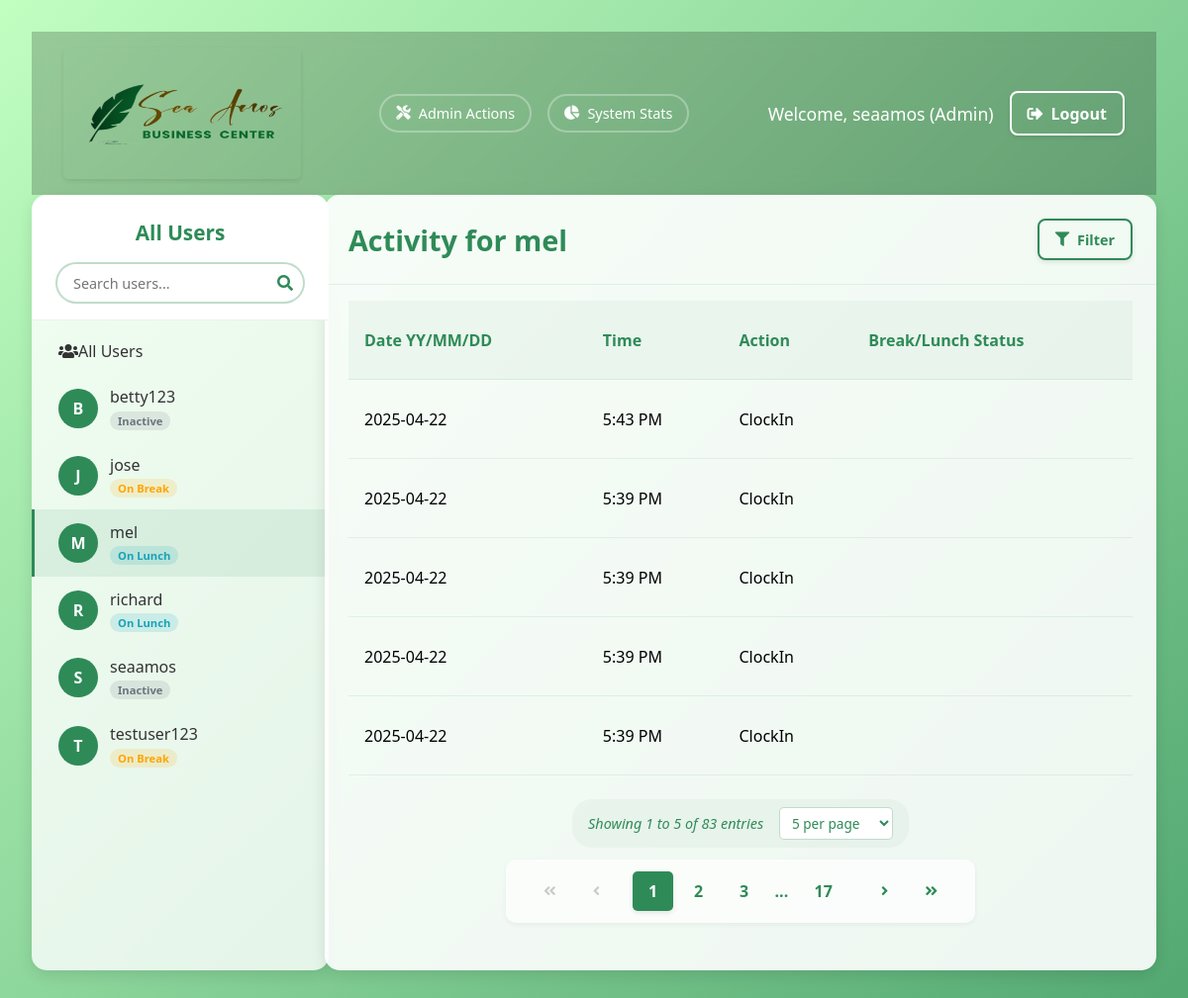
Screenshot of /admin-dashboard/?user=2 (signed in) with the database file from the repository.
### attendance_app/models.py (models this page shows, shortened)
class AttendanceLog(models.Model):
    user = models.ForeignKey(User, on_delete=models.CASCADE)
    timestamp = models.DateTimeField(auto_now_add=True)
    action = models.CharField(max_length=50)
    note = models.TextField(blank=True, null=True)  # Optional note field

### attendance_app/views.py (the view)
# urls.py: path('admin-dashboard/', views.admin_dashboard, name='admin_dashboard'),
@user_passes_test(lambda u: u.is_superuser)
def admin_dashboard(request):
    selected_user = request.GET.get('user')
    selected_date = request.GET.get('date')
    page_size = request.GET.get('size', '5')
    try:
        page_size = int(page_size)
        if page_size not in [5, 10, 25, 50]:
            page_size = 5
    except ValueError:
        page_size = 5
    logs_query = AttendanceLog.objects.select_related('user')
    if selected_user:
        logs_query = logs_query.filter(user_id=selected_user)
        selected_user_obj = User.objects.get(id=selected_user)
    else:
        selected_user_obj = None
    if selected_date:
        try:
            filter_date = datetime.strptime(selected_date, '%Y-%m-%d').date()
            logs_query = logs_query.filter(timestamp__date=filter_date)
        except ValueError:
            pass
    logs = logs_query.order_by('-timestamp')
    page = request.GET.get('page', 1)
    paginator = Paginator(logs, page_size)
    try:
        page_obj = paginator.page(page)
    except PageNotAnInteger:
        page_obj = paginator.page(1)
    except EmptyPage:
        page_obj = paginator.page(paginator.num_pages)
    users = User.objects.all().order_by('username')
    today = date.today()
    total_users = User.objects.count()
    clocked_in_users = set()
    break_users = set()
    lunch_users = set()
    for user_obj in users:
        clock_ins_today = AttendanceLog.objects.filter(
            user=user_obj,
            action='clock_in',
            timestamp__date=today
        ).count()
        clock_outs_today = AttendanceLog.objects.filter(
            user=user_obj,
            action='clock_out',
            timestamp__date=today
        ).count()
        if clock_ins_today > clock_outs_today:
            clocked_in_users.add(user_obj.id)
            try:
                time_allocation = DailyTimeAllocation.objects.get(user=user_obj, date=today)
                if time_allocation.break1_start_time or time_allocation.break2_start_time:
                    break_users.add(user_obj.id)
                if time_allocation.lunch_start_time:
                    lunch_users.add(user_obj.id)
            except DailyTimeAllocation.DoesNotExist:
                pass
    user_time_allocations = defaultdict(dict)
    user_date_pairs = logs.values('user_id', 'timestamp__date').distinct()
    for pair in user_date_pairs:
        user_id = pair['user_id']
        log_date = pair['timestamp__date']
        time_allocation, _ = DailyTimeAllocation.objects.get_or_create(
            user_id=user_id,
            date=log_date
        )
        user_time_allocations[user_id][log_date] = time_allocation
    context = {
        'logs': page_obj,
        'page_obj': page_obj,
        'users': users,
        'selected_user': selected_user,
        'selected_user_obj': selected_user_obj,
        'selected_date': selected_date,
        'total_users': total_users,
        'users_clocked_in': len(clocked_in_users),
        'users_on_break': len(break_users),
        'users_on_lunch': len(lunch_users),
        'user_time_allocations': dict(user_time_allocations),
        'clocked_in_users': clocked_in_users,
        'break_users': break_users,
        'lunch_users': lunch_users,
    }
    return render(request, 'admin_dashboard.html', context)

### attendance_app/templates/admin_dashboard.html (shortened to what this page needs)
{% load static %}
{% load custom_filters %}
<!DOCTYPE html>
<html lang="en">
<head>
    <link rel="stylesheet" href="https://cdnjs.cloudflare.com/ajax/libs/font-awesome/5.15.3/css/all.min.css">
    <link rel="stylesheet" href="https://cdnjs.cloudflare.com/ajax/libs/flatpickr/4.6.13/flatpickr.min.css">
    <link rel="stylesheet" href="{% static 'css/admin_dashboard.css' %}">
</head>
<body>
    <nav class="navbar">
        <div class="navbar-left">
            <div class="logo-container">
                <img src="{% static 'images/logo.jpeg' %}" alt="Company Logo" class="company-logo">
            </div>
        </div>
        <div class="navbar-center">
            <div class="dropdown">
                <button class="dropdown-btn">
                    <i class="fas fa-tools"></i> Admin Actions
                </button>
            </div>
            <div class="dropdown">
                <button class="dropdown-btn">
                    <i class="fas fa-chart-pie"></i> System Stats
                </button>
            </div>
        </div>
        <div class="navbar-right">
            <span class="welcome-text">Welcome, {{ user.username }} (Admin)</span>
            <a href="{% url 'logout' %}" class="btn btn-outline-light logout-btn">
                <i class="fas fa-sign-out-alt"></i> Logout
            </a>
        </div>
    </nav>
    <div class="main-container">
        <div class="sidebar users-sidebar">
            <div class="sidebar-header sticky-header">
                <h3 class="sidebar-title">All Users</h3>
                <div class="search-container">
                    <input type="text" id="user-search" class="search-input" placeholder="Search users...">
                    <i class="fas fa-search search-icon"></i>
                </div>
            </div>
            <div class="users-list">
                <a href="{% url 'admin_dashboard' %}" class="user-item {% if not selected_user %}active{% endif %}">
                    <i class="fas fa-users"></i>
                    <span class="user-name">All Users</span>
                </a>
                {% for user_item in users %}
                <a href="{% url 'admin_dashboard' %}?user={{ user_item.id }}"
                   class="user-item {% if selected_user == user_item.id|stringformat:'i' %}active{% endif %}"
                   data-username="{{ user_item.username|lower }}">
                    <div class="user-avatar">{{ user_item.username|make_list|first|upper }}</div>
                    <div class="user-info">
                        <span class="user-name">{{ user_item.username }}</span>
                        <span class="user-status">
                            {% with user_id=user_item.id %}
                                {% if user_id in clocked_in_users %}
                                    {% if user_id in break_users %}
                                        <span class="status-badge break">On Break</span>
                                    {% elif user_id in lunch_users %}
                                        <span class="status-badge lunch">On Lunch</span>
                                    {% else %}
                                        <span class="status-badge active">Active</span>
                                    {% endif %}
                                {% else %}
                                    <span class="status-badge inactive">Inactive</span>
                                {% endif %}
                            {% endwith %}
                        </span>
                    </div>
                </a>
                {% endfor %}
            </div>
        </div>
        <div class="content-area">
            <div class="card main-card">
                <div class="card-header">
                    <div class="header-row">
                        <h2 class="section-title">
                            {% if selected_user_obj %}
                                Activity for {{ selected_user_obj.username }}
                            {% else %}
                                All User Activity
                            {% endif %}
                        </h2>
                        <div class="compact-filter">
                            <button type="button" class="btn btn-outline-primary filter-toggle-btn" id="filter-toggle">
                                <i class="fas fa-filter"></i> Filter
                            </button>
                        </div>
                    </div>
                </div>
                <div class="logs-section">
                    {% if logs %}
                    <table class="activity-table">
                        <thead>
                            <tr>
                                <th>Date YY/MM/DD</th>
                                <th>Time</th>
                                <th>Action</th>
                                <th>Break/Lunch Status</th>
                            </tr>
                        </thead>
                        <tbody>
                            {% for log in logs %}
                            <tr class="{% if log.action == 'break_start' or log.action == 'lunch_start' %}start-activity{% elif log.action == 'break_end' or log.action == 'lunch_end' %}end-activity{% elif log.action == 'combined_break_start' %}combined-start{% elif log.action == 'combined_break_end' %}combined-end{% elif log.action == 'clock_in' %}clock-in{% elif log.action == 'clock_out' %}clock-out{% endif %}">
                                <td>{{ log.timestamp|date:"Y-m-d" }}</td>
                                <td>{{ log.timestamp|time:"g:i A" }}</td>
                                <td>
                                    {% if log.action == 'combined_break_start' %}
                                        Combined Break Start
                                    {% elif log.action == 'combined_break_end' %}
                                        Combined Break End
                                    {% else %}
                                        {{ log.action|title|cut:"_"|capfirst }}
                                    {% endif %}
                                </td>
                                <td>
                                </td>
                            </tr>
                            {% endfor %}
                        </tbody>
                    </table>
                    <div class="pagination-container">
                        {% if logs %}
                        <div class="pagination-results">
                            Showing {{ page_obj.start_index }} to {{ page_obj.end_index }} of {{ page_obj.paginator.count }} entries
                            <select id="page-size-selector" class="page-size-selector">
                                <option value="5" {% if request.GET.size == '5' or not request.GET.size %}selected{% endif %}>5 per page</option>
                            </select>
                        </div>
                        {% endif %}
                        {% if page_obj.has_other_pages %}
                        <div class="pagination">
                            <div class="pagination-group">
                                <a href="?{% if selected_user %}user={{ selected_user }}&{% endif %}page=1"
                                   class="pagination-btn pagination-first {% if not page_obj.has_previous %}disabled{% endif %}">
                                    <i class="fas fa-angle-double-left pagination-icon"></i>
                                </a>
                                <a href="?{% if selected_user %}user={{ selected_user }}&{% endif %}page={% if page_obj.has_previous %}{{ page_obj.previous_page_number }}{% else %}1{% endif %}"
                                   class="pagination-btn {% if not page_obj.has_previous %}disabled{% endif %}">
                                    <i class="fas fa-angle-left pagination-icon"></i>
                                </a>
                            </div>
                            <div class="page-numbers">
                                {% for i in page_obj.paginator.page_range %}
                                    {% if i >= page_obj.number|add:"-2" and i <= page_obj.number|add:"2" %}
                                        {% if i == page_obj.number %}
                                            <span class="pagination-btn active">{{ i }}</span>
                                        {% else %}
                                            <a href="?{% if selected_user %}user={{ selected_user }}&{% endif %}page={{ i }}" class="pagination-btn">{{ i }}</a>
                                        {% endif %}
                                    {% endif %}
                                {% endfor %}
                                {% if page_obj.number < page_obj.paginator.num_pages|add:"-2" %}
                                    {% if page_obj.number < page_obj.paginator.num_pages|add:"-3" %}
                                        <span class="ellipsis">...</span>
                                    {% endif %}
                                    <a href="?{% if selected_user %}user={{ selected_user }}&{% endif %}page={{ page_obj.paginator.num_pages }}" class="pagination-btn">{{ page_obj.paginator.num_pages }}</a>
                                {% endif %}
                            </div>
                            <div class="pagination-group">
                                <a href="?{% if selected_user %}user={{ selected_user }}&{% endif %}page={% if page_obj.has_next %}{{ page_obj.next_page_number }}{% else %}{{ page_obj.paginator.num_pages }}{% endif %}"
                                   class="pagination-btn {% if not page_obj.has_next %}disabled{% endif %}">
                                    <i class="fas fa-angle-right pagination-icon"></i>
                                </a>
                                <a href="?{% if selected_user %}user={{ selected_user }}&{% endif %}page={{ page_obj.paginator.num_pages }}"
                                   class="pagination-btn pagination-last {% if page_obj.number == page_obj.paginator.num_pages %}disabled{% endif %}">
                                    <i class="fas fa-angle-double-right pagination-icon"></i>
                                </a>
                            </div>
                        </div>
                        {% endif %}
                    </div>
                    {% else %}
                    <div class="no-activity">
                        <p><i class="fas fa-info-circle"></i> No activities found for the selected criteria.</p>
                    </div>
                    {% endif %}
                </div>
            </div>
        </div>
    </div>
</body>
</html>

### rows the page displays
AttendanceLog: timestamp "2025-04-22", timestamp "5:43 PM", action "ClockIn"
AttendanceLog: timestamp "2025-04-22", timestamp "5:39 PM", action "ClockIn"
AttendanceLog: timestamp "2025-04-22", timestamp "5:39 PM", action "ClockIn"
AttendanceLog: timestamp "2025-04-22", timestamp "5:39 PM", action "ClockIn"
AttendanceLog: timestamp "2025-04-22", timestamp "5:39 PM", action "ClockIn"

### other values shown
{{ user.username }} "seaamos"
{{ user_item.username|make_list|first|upper }} "B"
{{ user_item.username }} "betty123"
{{ user_item.username|make_list|first|upper }} "J"
{{ user_item.username }} "jose"
{{ user_item.username|make_list|first|upper }} "M"
{{ user_item.username }} "mel"
{{ user_item.username|make_list|first|upper }} "R"
{{ user_item.username }} "richard"
{{ user_item.username|make_list|first|upper }} "S"
{{ user_item.username }} "seaamos"
{{ user_item.username|make_list|first|upper }} "T"
{{ user_item.username }} "testuser123"
{{ selected_user_obj.username }} "mel"
{{ page_obj.start_index }} "1"
